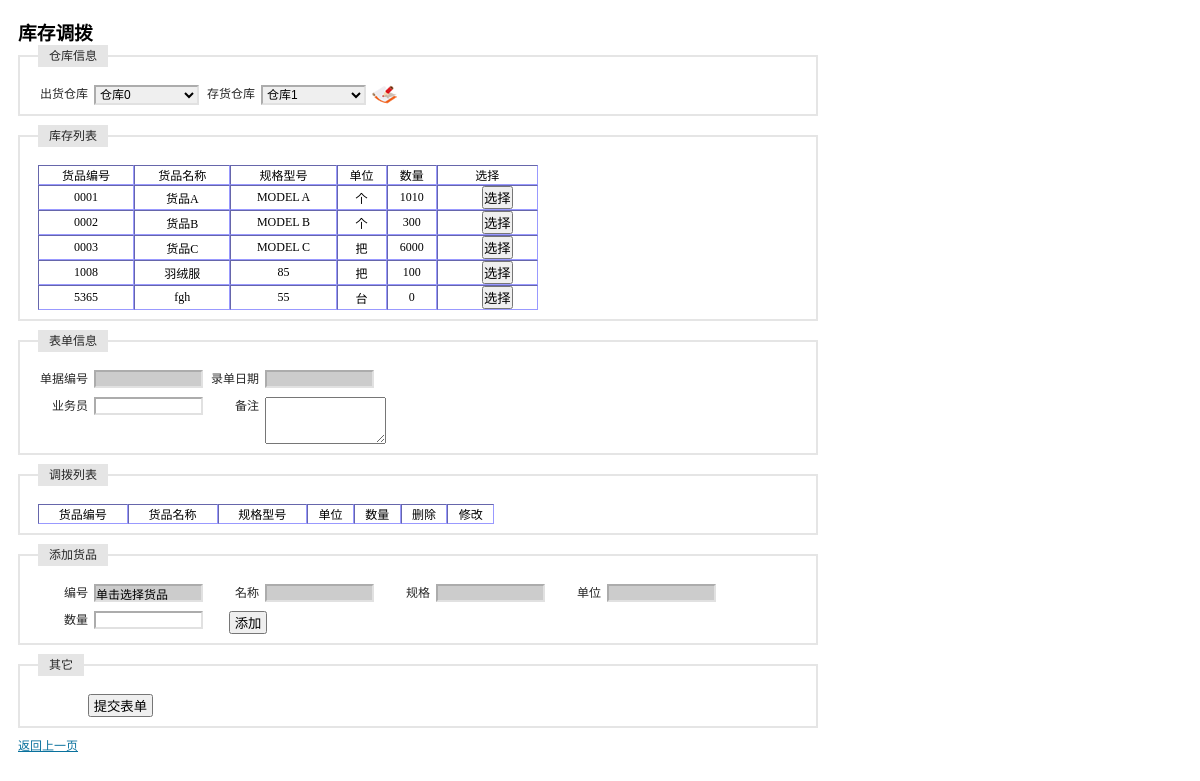
The page /receipt_exchange/receipt_exchange.php (signed in) on the database as committed earlier.
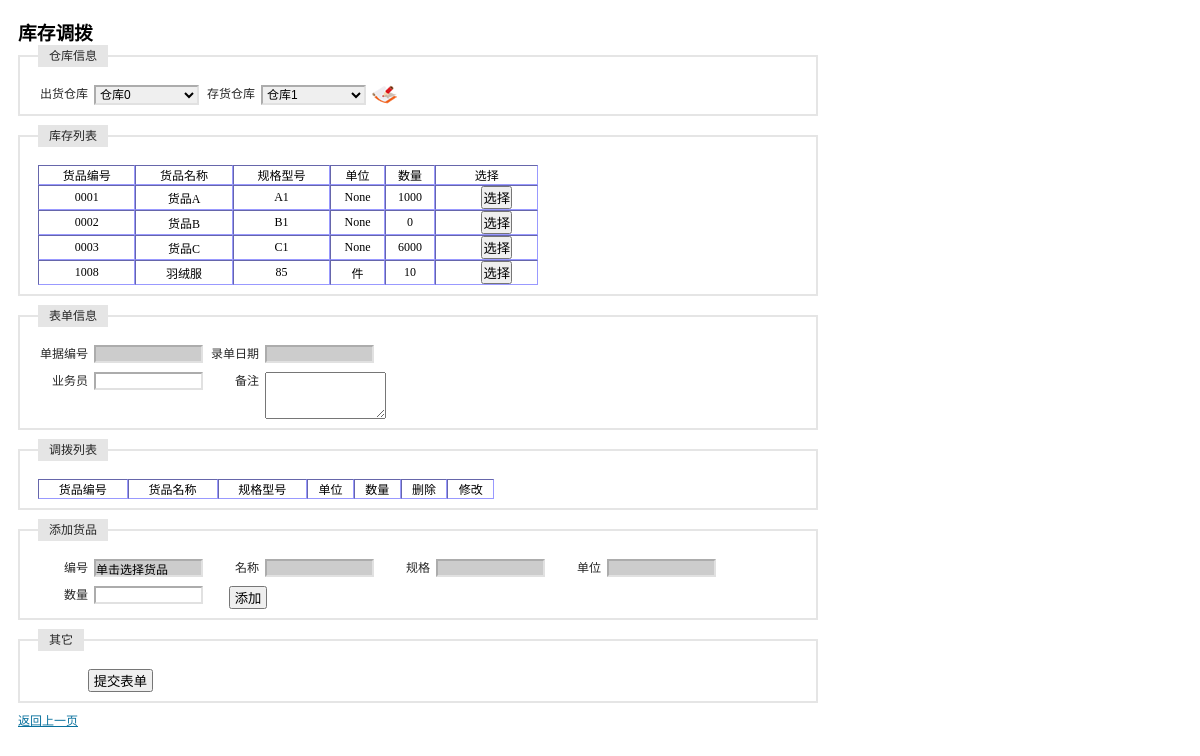
The same page on the database as committed later.
### tables this page shows
CREATE TABLE `table_warehouse_0000` (
  `id` varchar(8) NOT NULL,
  `num` int(4) default NULL,
  PRIMARY KEY  (`id`)
);

CREATE TABLE `tb_product` (
  `id` int(4) NOT NULL auto_increment,
  `maintype` varchar(20) NOT NULL,
  `subtype` varchar(20) NOT NULL,
  `name` varchar(20) NOT NULL,
  `encode` varchar(20) NOT NULL,
  `barcode` varchar(20) NOT NULL,
  `size` varchar(20) NOT NULL,
  `unit` varchar(10) NOT NULL,
  `upperlimit` int(4) NOT NULL,
  `lowerlimit` int(4) NOT NULL,
  `inprice` float(4,2) NOT NULL,
  `outprice` float(4,2) NOT NULL,
  `tupian` varchar(100) NOT NULL,
  `jianjie` mediumtext NOT NULL,
  `addtime` varchar(20) NOT NULL,
  PRIMARY KEY  (`id`,`encode`,`barcode`)
);

### receipt_exchange/receipt_exchange.php (the view, shortened to what this page needs)
<?php
    $warehouse = $_GET[warehouse];
    $query = "select * from table_warehouse order by name";
    $result_warehouse = mysql_query($query);
    if($warehouse=='')
        $warehouse='0000';
    $query = "select * from table_warehouse_$warehouse order by id asc";
    $result_item = mysql_query($query);
?>
<!DOCTYPE html PUBLIC "-//W3C//DTD XHTML 1.0 Transitional//EN" "http://www.w3.org/TR/xhtml1/DTD/xhtml1-transitional.dtd">
<html xmlns="http://www.w3.org/1999/xhtml">
<head>
</head>
<link rel="stylesheet" type="text/css" href="../css/iframe.css" media="screen" />
<body style="width:800px">
<form id="item_in" name="item_in" method="post" action="receipt_exchange_bg.php" onsubmit=" return checkForm()">
  <h3>库存调拨</h3>
  <fieldset>
  <legend>仓库信息</legend>
  <label>出货仓库</label>
  <select id="left" name="warehouse" onchange="location.href='receipt_exchange.php?warehouse='+this.value">
    <?php
    while($RS = mysql_fetch_array($result_warehouse))
        if($warehouse == $RS[id])
            echo "<option value='$RS[id]' selected>$RS[name]</option>";
        else
            echo "<option value='$RS[id]'>$RS[name]</option>";
    ?>
  </select>
  <label>存货仓库</label>
  <select id="right" name="warehouse2" >
    <script language="javascript">showRight()</script>
  </select>
  <a href="/wms/basic/warehouse/warehouse_show.php" target="_self"><img src="/wms/image/delete.gif" alt="仓库管理" width="25" height="19" border="0"/></a>
  </fieldset>
  <fieldset>
  <legend>库存列表</legend>
  <table id="storage" width="500" border="1" cellspacing="0" cellpadding="5" style="font-size:12px; border:thin; border-color:#9999FF ">
    <tr align="center">
      <td>货品编号</td>
      <td>货品名称</td>
      <td>规格型号</td>
      <td>单位</td>
      <td>数量</td>
      <td>选择</td>
    </tr>
    <?php
    while($RS = mysql_fetch_array($result_item)){
        echo "<tr align='center'>";
        echo "<td>$RS[id]</td>";
        if(1){
            $query = "select * from tb_product where encode = '$RS[id]'";
            $result_iteminfo = mysql_query($query);
            $RS2 = mysql_fetch_array($result_iteminfo);
            echo "<td>$RS2[name]</td>";
            echo "<td>$RS2[size]</td>";
            echo "<td>$RS2[unit]</td>";
        }
        else{
            echo "<td></td>";
            echo "<td></td>";
            echo "<td></td>";
        }
        echo "<td>$RS[num]</td>";
        echo "<td><button type='button' onclick='chooseItem(this)'>选择</button></td>";
        echo "</tr>";
    }
    ?>
  </table>
  </fieldset>
  <fieldset>
  <legend>表单信息</legend>
  <label>单据编号</label>
  <input id="id" name="id" type="text" onkeyup="value=value.replace(/[^\d]/g,'')" style="background-color:#CCCCCC" readonly/>
  <label>录单日期</label>
  <input name="date" type="text" id="control_date" style="background-color:#CCCCCC" onclick="new Calendar().show(this);"  maxlength="10" readonly/>
  <p>&nbsp;</p>
  <label>业务员</label>
  <input id="yewuyuan" name="yewuyuan" type="text" />
  <label>备注</label>
  <textarea name="remark" cols="13" rows="3" onkeyup="if(this.innerHTML.length>50) this.innerHTML=this.innerHTML.substr(0,50)"></textarea>
  </fieldset>
  <fieldset>
  <legend>调拨列表</legend>
  <table id="item_list" width="60%" border="1" cellspacing="0" cellpadding="5" style="font-size:12px; border:thin; border-color:#9999FF ">
    <tr align="center">
      <td>货品编号</td>
      <td>货品名称</td>
      <td>规格型号</td>
      <td>单位</td>
      <td>数量</td>
      <td>删除</td>
      <td>修改</td>
    </tr>
  </table>
  </fieldset>
  <fieldset>
  <legend>添加货品</legend>
  <label>编号</label>
  <input id="item_id" name="item_id" type="text" value="单击选择货品" size="10" style="background-color:#CCCCCC" readonly />
  <label>名称</label>
  <input id="item_name" name="item_name" type="text" size="5" style="background-color:#CCCCCC" readonly />
  <label>规格</label>
  <input id="item_model" name="item_model" type="text" size="5" style="background-color:#CCCCCC" readonly />
  <label>单位</label>
  <input id="item_unit" name="item_unit" type="text" size="5" style="background-color:#CCCCCC" readonly />
  <p>&nbsp;</p>
  <label>数量</label>
  <input name="item_num" type="text" id="item_num" onkeyup="value=value.replace(/[^\d]/g,'');numLimit(this)" maxlength="4" />
  <button type="button" onclick="if(checkInput()==true) addRow();">&nbsp;添加&nbsp;</button>
  </fieldset>
  <fieldset>
  <legend>其它</legend>
  <button type="submit" style="margin-left:50px">&nbsp;提交表单&nbsp;</button>
  </fieldset>
</form>
<p><a href="../basic/company/company_show.php">返回上一页</a></p>
</body>
</html>

Rows that differ between the two databases and show on the page:
removed table_warehouse_0000: id "5365", tb_product.name "fgh", tb_product.size "55", tb_product.unit "台", num "0"
changed table_warehouse_0000 "货品A": tb_product.size "MODEL A" → "A1"; tb_product.unit "个" → "None"; num "1010" → "1000"
changed table_warehouse_0000 "货品B": tb_product.size "MODEL B" → "B1"; tb_product.unit "个" → "None"; num "300" → "0"
changed through a linked row, table_warehouse_0000 "货品C": tb_product.size "MODEL C" → "C1"; tb_product.unit "把" → "None"
changed table_warehouse_0000 "羽绒服": tb_product.unit "把" → "件"; num "100" → "10"
